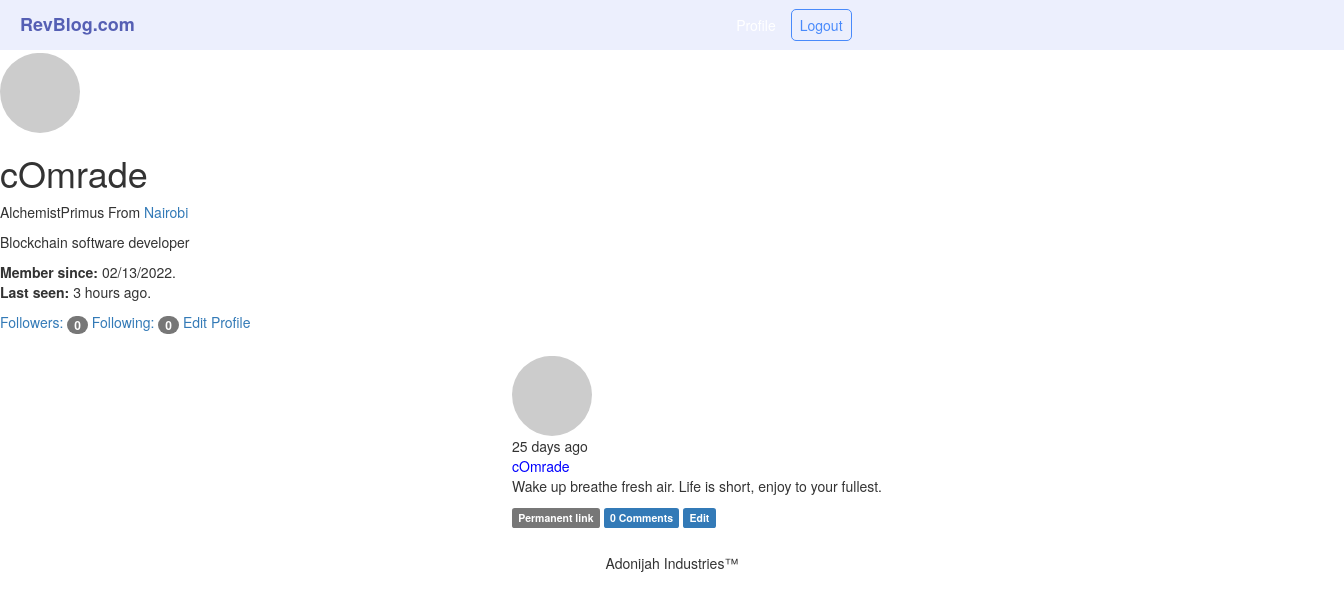
Page /user/cOmrade (signed in) on the earlier database version.
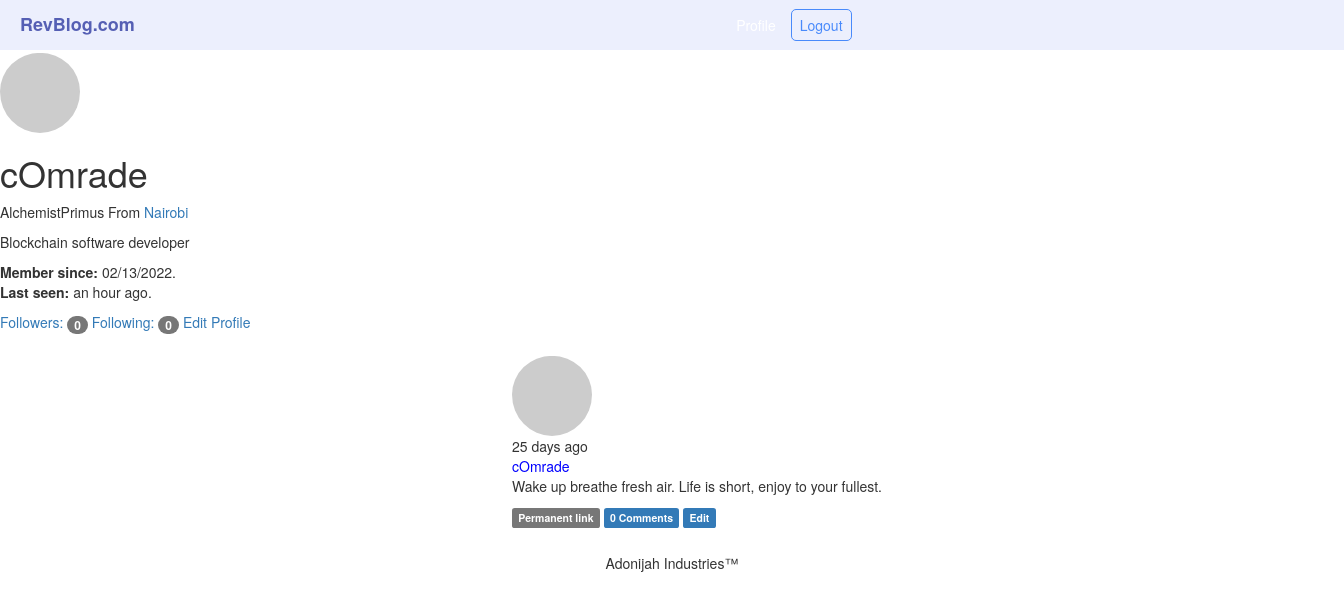
Same page on the later database version.
### app/models.py (models this page shows, shortened)
class User(UserMixin,db.Model):
    __tablename__='users'
    id=db.Column(db.Integer,primary_key=True,autoincrement=True)
    email=db.Column(db.String(64),unique=True,index=True)
    name=db.Column(db.String(64))
    username=db.Column(db.String(64),unique=True,index=True)
    password_hash=db.Column(db.String(128))
    confirmed=db.Column(db.Boolean,default=False)
    location=db.Column(db.String(64))
    about_me=db.Column(db.Text())
    member_since=db.Column(db.DateTime(),default=datetime.utcnow)
    last_seen=db.Column(db.DateTime(),default=datetime.utcnow)
    avatar_hash=db.Column(db.String(64))
    role_id=db.Column(db.Integer,db.ForeignKey('roles.id'))
    posts=db.relationship('Post',backref='author',lazy='dynamic')
    followed=db.relationship('Follow',foreign_keys=[Follow.follower_id],backref=db.backref('follower', lazy='joined'), lazy='dynamic', cascade='all, delete-orphan')
    followers = db.relationship('Follow', foreign_keys=[Follow.followed_id], backref=db.backref('followed', lazy='joined'), lazy='dynamic', cascade='all, delete-orphan')
    comments=db.relationship('Comment',backref='author',lazy='dynamic')
    @property
    def password(self):
        raise AttributeError('Password is not a readable attribute')
    def can(self,perm):
        return self.role is not None and self.role.has_permission(perm)
    def is_administrator(self):
        return self.can(Permission.ADMIN)
    def ping(self):
        self.last_seen=datetime.utcnow()
        db.session.add(self)
        db.session.commit()
    def gravatar(self,size=100,default='identicon',rating='g'):
        if request.is_secure:
            url = 'https://secure.gravatar.com/avatar'
        else:
            url = 'http://www.gravatar.com/avatar'
        hash = hashlib.md5(self.email.lower().encode('utf-8')).hexdigest()
        return '{url}/{hash}?s={size}&d={default}&r={rating}'.format(url=url, hash=hash, size=size, default=default, rating=rating)

class Post(db.Model):
    __tablename__='posts'
    id=db.Column(db.Integer,primary_key=True)
    body=db.Column(db.Text)
    timestamp=db.Column(db.DateTime,index=True,default=datetime.utcnow)
    body_html=db.Column(db.Text)
    author_id=db.Column(db.Integer,db.ForeignKey('users.id'))
    comments=db.relationship('Comment',backref='post',lazy='dynamic')

### app/main/views.py (the view)
@main.route('/user/<username>')
def user(username):
    user=User.query.filter_by(username=username).first_or_404()
    if user is None:
        abort(404)
    posts=user.posts.order_by(Post.timestamp.desc()).all()
    return render_template('user.html',user=user,posts=posts)

### app/main/__init__.py (called while the page is built)
@main.app_context_processor
def inject_permission():
    return dict(Permission=Permission)

### app/main/views.py (called while the page is built)
@main.after_app_request
def after_request(response):
    for query in get_debug_queries():
        if query.duration >= current_app.config['MICROBLOG_SLOW_DB_QUERY_TIME']:
            current_app.logger.warning('Slow query: %s\nParameters: %s\nDuration: %fs\nContext: %s\n'% (query.statement, query.parameters, query.duration, query.context))
    return response

@main.before_app_request
def before_request():
    if current_user.is_authenticated and not current_user.confirmed and request.blueprint !='main' and request.endpoint !='static':
        return redirect(url_for('main.unconfirmed'))

@main.before_app_request
def before_request():
    if current_user.is_authenticated:
        current_user.ping()
        if not current_user.confirmed and request.endpoint and request.blueprint !='main' and request.endpoint != 'static':
            return redirect(url_for('main.unconfirmed'))

### app/models.py (called while the page is built)
@login_manager.user_loader
def load_user(user_id):
    return User.query.get(int(user_id))

### app/templates/user.html (shortened to what this page needs)
{%extends "base.html"%}
{%block content%}
    <img class="img-circle profile-thumbnail" src="{{user.gravatar(size=256)}}"
    <div class="page-header">
        <h1>{{ user.username }}</h1>
        {% if user.name or user.location %}
        <p>
            {% if user.name %}{{ user.name }}{% endif %}
            {% if user.location %}
                From <a href="http://maps.google.com/?q={{ user.location }}" target="blank">{{ user.location }}</a>
            {% endif %}
            </p>
        {% endif %}
        {% if user.about_me %}<p>{{ user.about_me }}</p>{% endif %}
        <p>
            <b>Member since:</b> {{ moment(user.member_since).format('L') }}.
            <br/>
            <b>Last seen:</b> {{ moment(user.last_seen).fromNow() }}.
        </p>
        <a href="{{ url_for('main.followers', username=user.username) }}">Followers: <span class="badge">{{ user.followers.count()-1 }}</span>
        </a>
        <a href="{{ url_for('main.followed_by', username=user.username) }}">Following: <span class="badge">{{ user.followed.count() -1 }}</span>
        </a>
        {%if user==current_user%}
            <a href="{{url_for('main.edit_profile')}}">Edit Profile</a>
        {%endif%}
    {%include '_posts.html'%}
    {{super()}}
{%endblock%}

### app/templates/base.html (shortened to what this page needs)
{% extends "bootstrap/base.html"%}
{%block styles%}
{{super()}}
<link rel="stylesheet" href="{{url_for('static',filename="styles/styles.css")}}" type="text/css">
{%endblock%}
{%block navbar%}
    <header>
        <div id="brand"><a href="{{url_for('main.home')}}">RevBlog.com</a></div>
        <nav>
            <ul>
                {%if current_user.is_authenticated%}
                <li><a href="{{url_for('main.user',username=current_user.username)}}">Profile</a></li>
                <li id="login"><a href="{{url_for('main.logout')}}">Logout</a></li>
                {%else%}
                <li id="login"><a href="{{url_for('main.login')}}">Login</a></li>
                <li id="signup"><a href="{{url_for('main.register')}}">Signup</a></li>
                {%endif%}
            </ul>
        </nav>
    </header>
{%endblock%}
{%block content%}
{%block footer%}
<p class="text-center">Adonijah Industries&trade;</p>
{%endblock%}
{%endblock%}

### app/templates/_posts.html
<ul class="posts">
{% for post in posts %}
    <li class="post">
        <div class="profile-thumbnail">
            <a href="{{ url_for('main.user', username=post.author.username) }}"><img class="img-circle profile-thumbnail" src="{{ post.author.gravatar(size=40) }}"></a>
        </div>
        <div class="post-date">
            {{ moment(post.timestamp).fromNow() }}
        </div>
        <div class="post-author">
            <a href="{{ url_for('main.user', username=post.author.username) }}"> {{ post.author.username }}</a>
        </div>
        <div class="post-body">
            {% if post.body_html %}
                {{ post.body_html | safe }}
            {% else %}
                {{ post.body }}
            {% endif %}
            <div class="post-footer">
                <a href="{{ url_for('main.post', id=post.id) }}"><span class="label label-default">Permanent link</span></a>
                <a href="{{ url_for('main.post', id=post.id) }}#comments">
                    <span class="label label-primary">{{ post.comments.count() }} Comments</span>
                </a>
                {% if current_user == post.author %}
                    <a href="{{ url_for('main.edit', id=post.id) }}"><span class="label label-primary">Edit</span></a>
                {% elif current_user.is_administrator() %}
                    <a href="{{ url_for('main.edit', id=post.id) }}"><span class="label label-danger">Edit [Admin]</span></a>
                {% endif %}
            </div>
        </div>
    </li>
{% endfor %}
</ul>

### app/static/styles/styles.css (style rules this page uses)
:root { box-sizing: border-box; }
body { font: 'Ariel', 'sans-serif'; }
header a { text-decoration: none; }
header { padding: 0 20px; background-color: rgb(236, 239, 253); height: 50px; display: flex; justify-content: space-between; }
#brand { font-weight: bold; font-size: 18px; display: flex; align-items: center; }
#brand a { color: #555fb4; }
ul { list-style: none; height: 100%; display: flex; align-items: center; justify-content: space-around; }
ul a { color: white; }
ul li { padding: 5px; margin-left: 10px; }
#login, #signup { border-radius: 5px; padding: 5px 8px; }
#login { border: 1px solid #498afb; }
#login a { color: #498afb; }
.posts { display: flex; flex-direction: column; }
.post { flex: 1; padding: 1.2em; align-items: left; }
.post-author>a { color: blue !important; }
.profile-thumbnail { margin-right: -5.5em; padding-top: .2em; }

Differences in the rows shown:
changed User "cOmrade": last_seen "3 hours ago" → "an hour ago"
